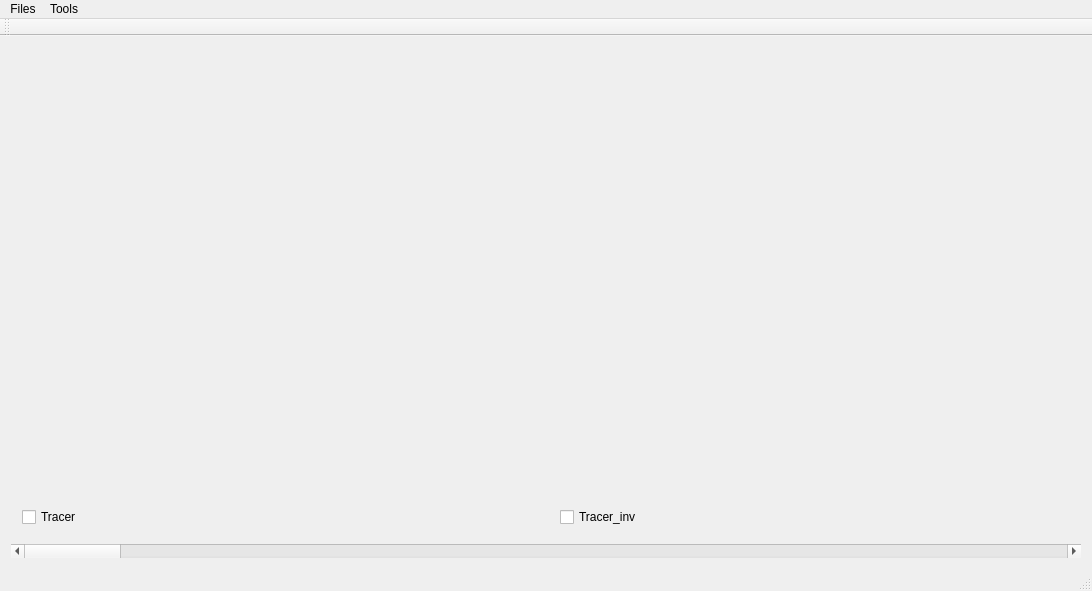
<?xml version="1.0" encoding="UTF-8"?>
<ui version="4.0">
 <class>MainWindow</class>
 <widget class="QMainWindow" name="MainWindow">
  <property name="geometry">
   <rect>
    <x>0</x>
    <y>0</y>
    <width>1092</width>
    <height>591</height>
   </rect>
  </property>
  <property name="windowTitle">
   <string>MainWindow</string>
  </property>
  <widget class="QWidget" name="centralWidget">
   <property name="enabled">
    <bool>true</bool>
   </property>
   <layout class="QGridLayout" name="gridLayout">
    <item row="0" column="0">
     <widget class="QVTKWidget" name="left" native="true">
      <layout class="QVBoxLayout" name="verticalLayout" stretch="0,0">
       <item>
        <spacer name="verticalSpacer">
         <property name="orientation">
          <enum>Qt::Vertical</enum>
         </property>
         <property name="sizeHint" stdset="0">
          <size>
           <width>20</width>
           <height>40</height>
          </size>
         </property>
        </spacer>
       </item>
       <item>
        <widget class="QCheckBox" name="tracer">
         <property name="autoFillBackground">
          <bool>true</bool>
         </property>
         <property name="text">
          <string>Tracer</string>
         </property>
        </widget>
       </item>
      </layout>
      <zorder>tracer</zorder>
      <zorder>verticalSpacer</zorder>
     </widget>
    </item>
    <item row="0" column="1">
     <widget class="QVTKWidget" name="right" native="true">
      <layout class="QVBoxLayout" name="verticalLayout_2">
       <item>
        <spacer name="verticalSpacer_2">
         <property name="orientation">
          <enum>Qt::Vertical</enum>
         </property>
         <property name="sizeHint" stdset="0">
          <size>
           <width>20</width>
           <height>40</height>
          </size>
         </property>
        </spacer>
       </item>
       <item>
        <widget class="QCheckBox" name="tracer_r">
         <property name="autoFillBackground">
          <bool>true</bool>
         </property>
         <property name="text">
          <string>Tracer_inv</string>
         </property>
        </widget>
       </item>
      </layout>
     </widget>
    </item>
    <item row="1" column="0" colspan="2">
     <widget class="QScrollBar" name="horizontalScrollBar">
      <property name="orientation">
       <enum>Qt::Horizontal</enum>
      </property>
     </widget>
    </item>
   </layout>
  </widget>
  <widget class="QMenuBar" name="menuBar">
   <property name="geometry">
    <rect>
     <x>0</x>
     <y>0</y>
     <width>1092</width>
     <height>20</height>
    </rect>
   </property>
   <widget class="QMenu" name="menuFiles">
    <property name="title">
     <string>Files</string>
    </property>
    <addaction name="actionNew_file"/>
    <addaction name="action_Load_Deformed_Surface"/>
    <addaction name="action_Load_Centerlines"/>
    <addaction name="action_Load_Ridge_and_Valley"/>
   </widget>
   <widget class="QMenu" name="menuTools">
    <property name="title">
     <string>Tools</string>
    </property>
    <addaction name="actionLoad_Centerline"/>
    <addaction name="action_Deform_Colon"/>
    <addaction name="action_Manually_Create_Centerline"/>
   </widget>
   <addaction name="menuFiles"/>
   <addaction name="menuTools"/>
  </widget>
  <widget class="QToolBar" name="mainToolBar">
   <attribute name="toolBarArea">
    <enum>TopToolBarArea</enum>
   </attribute>
   <attribute name="toolBarBreak">
    <bool>false</bool>
   </attribute>
  </widget>
  <widget class="QStatusBar" name="statusBar"/>
  <action name="actionNew_file">
   <property name="text">
    <string>&amp;New file</string>
   </property>
  </action>
  <action name="actionLoad_Centerline">
   <property name="text">
    <string>&amp;Load Centerline</string>
   </property>
  </action>
  <action name="action_Deform_Colon">
   <property name="text">
    <string>&amp;Deform Colon</string>
   </property>
  </action>
  <action name="action_Load_Deformed_Surface">
   <property name="text">
    <string>&amp;Load Deformed Surface</string>
   </property>
  </action>
  <action name="action_Load_Centerlines">
   <property name="text">
    <string>&amp;Load Centerlines</string>
   </property>
  </action>
  <action name="action_Load_Ridge_and_Valley">
   <property name="text">
    <string>&amp;Load Ridge and Valley</string>
   </property>
  </action>
  <action name="action_Manually_Create_Centerline">
   <property name="text">
    <string>&amp;Manually Create Centerline</string>
   </property>
  </action>
 </widget>
 <layoutdefault spacing="6" margin="11"/>
 <customwidgets>
  <customwidget>
   <class>QVTKWidget</class>
   <extends>QWidget</extends>
   <header location="global">QVTKWidget.h</header>
   <container>1</container>
  </customwidget>
 </customwidgets>
 <resources/>
 <connections/>
</ui>
